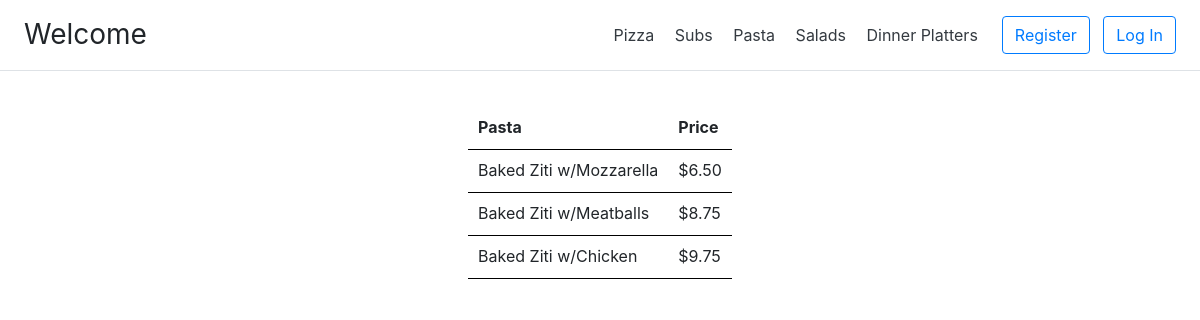
The app's page /menu/pasta with its own data.
### orders/models.py (models this page shows, shortened)
class PastaPrice(models.Model):
    classification = models.CharField(max_length=30)
    price = models.DecimalField(max_digits=6, decimal_places=2)
    class Meta:
        verbose_name_plural = "Pasta Price"

### orders/views.py (the view)
# urls.py: path("menu/pasta", views.pasta, name="pasta"),
def pasta(request):
    route = "orders/pasta.html"
    sub_menu = PastaPrice.objects.all()
    context = {"sub_menu": sub_menu}
    return auth_view(route, context, request)

### orders/views.py (called while the page is built)
def auth_view(route, context, request):
    context['user'] = request.user
    if request.user.is_authenticated:
        base_template = "orders/layoutAuth.html"
        context["base_template"] = base_template
        user_profile = UserProfile.objects.get(customer=request.user)
        print(f"----------------> {user_profile}")
        return render(request, route, context)
    base_template = "orders/layout.html"
    context["base_template"] = base_template
    return render(request, route, context)

### orders/templates/orders/pasta.html (shortened to what this page needs)
{% extends base_template %}
{% load static %}
{% block extra %}
<link rel="stylesheet" href="{% static 'orders/main.css' %}"/>
{% endblock %}
{% block body %}
<div class="container">
    <div class="row">
        <div class="col" align="center">
            <table>
                {% if user.is_authenticated %}
                <thead>
                <tr>
                    <th scope="col" id="orderType">Pasta</th>
                    <th scope="col">Price</th>
                    <th scope="col">Add to Cart</th>
                </tr>
                </thead>
                <tbody>
                {% for menu in sub_menu %}
                <tr>
                    <td>{{menu.classification}}</td>
                    <td> ${{menu.price}}</td>
                    <td align="center">
                        <button type="button" class="btn btn-outline-dark" data-id="{{menu.id}}">+</button>
                    </td>
                </tr>
                {% endfor %}
                </tbody>
                {% else %}
                <thead>
                <tr>
                    <th scope="col">Pasta</th>
                    <th scope="col">Price</th>
                </tr>
                </thead>
                <tbody>
                {% for menu in sub_menu %}
                <tr>
                    <td>{{menu.classification}}</td>
                    <td> ${{menu.price}}</td>
                </tr>
                {% endfor %}
                </tbody>
                {% endif %}
            </table>
        </div>
    </div>
</div>
{% endblock %}

### orders/static/orders/main.css (style rules this page uses)
table { border-collapse: separate; border-spacing: 0; margin-top: 20px; }
th { text-align: left; font-weight: bold; border-bottom: 1px solid #000; }
th, td { padding: 8px 10px 10px; line-height: inherit; border-bottom: 1px solid #000; }
th { vertical-align: bottom }
td { vertical-align: top }

### records on screen
PastaPrice: classification "Baked Ziti w/Mozzarella", price "6.50"
PastaPrice: classification "Baked Ziti w/Meatballs", price "8.75"
PastaPrice: classification "Baked Ziti w/Chicken", price "9.75"
